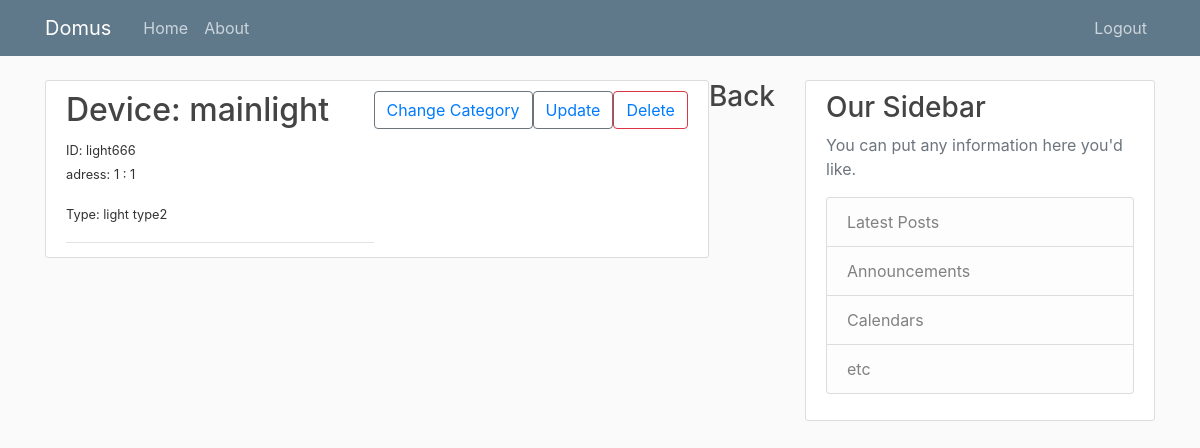
Page /category/4/ (signed in) on the earlier database version.
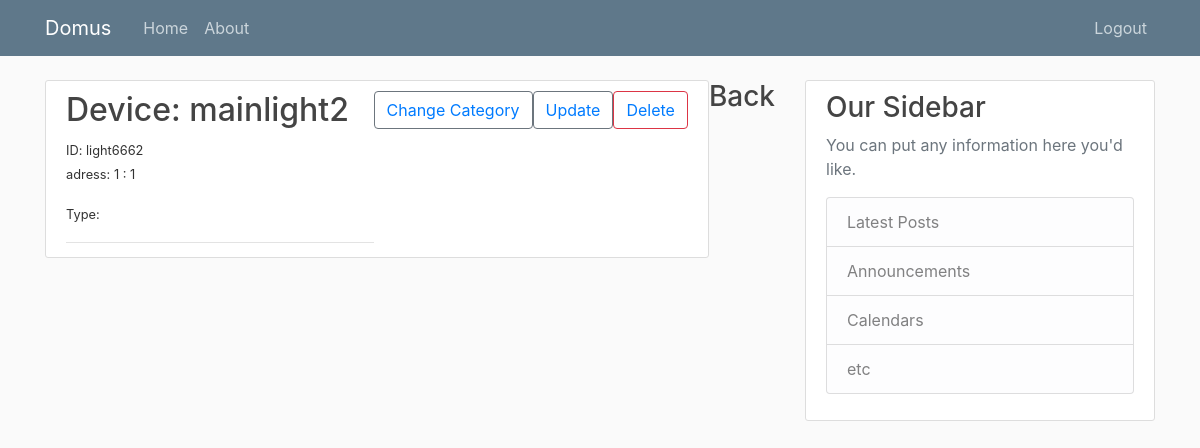
Same page on the later database version.
### devices/models.py (models this page shows, shortened)
class Device(models.Model):
    deviceID = models.CharField(max_length=50, unique = True)
    Devtype = models.ForeignKey(DeviceType,on_delete=models.CASCADE, default=DeviceType.objects.all().first())
    name = models.CharField(max_length=50)
    description = models.CharField(max_length=250)
    ip_adress = models.CharField(max_length=15)
    port = models.IntegerField()

class DeviceType(models.Model):
    deviceType = models.CharField(max_length=50, unique = True)
    name = models.CharField(max_length=50)
    manufacturer = models.CharField(max_length=80)
    description = models.CharField(max_length=250)
    def __str__(self):
        return self.name

### devices/views.py (the view)
# urls.py: path('category/<int:pk>/',DevicesCategoryView.as_view(),name="category"),
class DevicesCategoryView(LoginRequiredMixin,UserPassesTestMixin,ListView):
    model = Device
    template_name = 'devices/category.html'
    context_object_name = 'devices'
    paginate_by = 2
    def get_context_data(self, **kwargs):
        context = super().get_context_data(**kwargs)
        cat = get_object_or_404(Category, id=self.kwargs.get('pk'))
        context['cat'] = cat
        return context
    def get_queryset(self):
       cat = get_object_or_404(Category, id=self.kwargs.get('pk'))
       return Device.objects.filter(category = cat).order_by('name')
    def test_func(self):
        cat = get_object_or_404(Category, id=self.kwargs.get('pk'))
        if(cat.owner == self.request.user):
            return True
        return False

### devices/templates/devices/category.html (shortened to what this page needs)
{% extends "devices/paginable.html" %}
{% block content %}
<div class="float-md-right"> <a href="{% url 'home' %}"><h3>Back</h3></a></div>
    {% for dev in devices %}
        <article class="media content-section">
            <div class="media-body">
                <div class="article-metadata">
                    <a href="{% url 'device' cat.id dev.id %}" ><h2>Device: {{ dev.name }}</h2></a>
                    <p><small>ID: {{ dev.deviceID }}</small></br>
                    <small>adress: {{ dev.ip_adress }} : {{ dev.port }}</small> </p>
                    <p><small>Type: {{dev.Devtype }}</small></p>
                </div>
            </div>
            <div>
                <button class="btn btn-outline-secondary" ><a href="{% url 'changecategory' cat.id dev.id cat.id %}">Change Category</a></button>
            </div>
            <div>
                <button class="btn btn-outline-secondary" ><a href="{% url 'updatedevice' cat.id dev.id %}">Update</a></button>
            </div>
            <div>
                <button class="btn btn-outline-danger" ><a href="{% url 'deletedevice' cat.id dev.id %}">Delete</a></button>
            </div>
        </article>
    {% endfor %}
{% endblock content %}

Differences in the rows shown:
removed Device: name "mainlight", deviceID "light666", ip_adress "1", port "1", Devtype "light type2"
added Device: name "mainlight2", deviceID "light6662", ip_adress "1", port "1"
